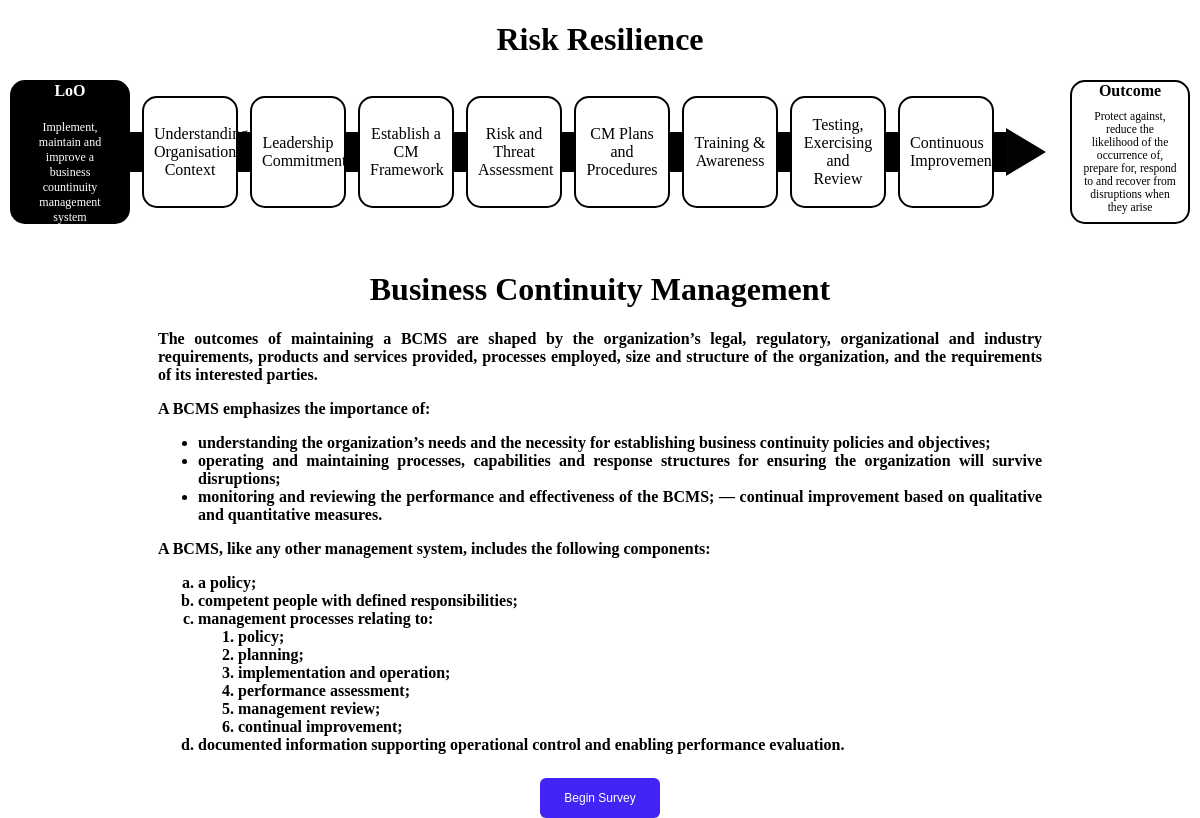
/ISO22301/introduction/#path_cm, run on the app's committed database.
### ISO22301/models.py (models this page shows, shortened)
class Dashboard(models.Model):
    dashboard = models.CharField(max_length=50)
    company = models.CharField(max_length=150, default="None")

class Project(models.Model):
    project = models.CharField(max_length=30)
    project_text = models.CharField(max_length=150)
    outcome = models.CharField(max_length=30)
    outcome_text = models.CharField(max_length=150)
    dashboard = models.ForeignKey(Dashboard, on_delete=models.CASCADE)

class Area(models.Model):
    area = models.CharField(max_length=300)
    areatext = models.CharField(max_length=400)
    context = models.CharField(max_length=400)
    divcontext = models.CharField(max_length=400)
    survey = models.ForeignKey(
        Surveys, on_delete=models.CASCADE, null = True)

### ISO22301/views.py (the view)
# urls.py: path('introduction/<str:id>', views.introduction, name='introduction'),
def introduction(request,id): #id is the chsend survey's svg pth to be used to include outcome color
    current_path=id
    context_path={
        'current_path': current_path
    }
    create_context=createheader(0,id) #pass starting values to use to extract desired text, get tuple
    context = create_context[0] #get context to pass n is the value to use in lists, convert tuple to dict
    context = context | context_path
    return render(request, "ISO22301/introduction.html",context)

### ISO22301/templates/ISO22301/introduction.html (shortened to what this page needs)
{% extends "ISO22301/layout.html" %}
{% block content %}
<h1>Business Continuity Management</h1>
<div class=t4>
 <p>The outcomes of maintaining a BCMS are shaped by the organization’s legal, regulatory, organizational and industry requirements, products and services provided, processes employed, size and structure of the organization, and the requirements of its interested parties.<p>
<p>A BCMS emphasizes the importance of:</p>
    <ul>
    <li>understanding the organization’s needs and the necessity for establishing business continuity policies and objectives;</li>
    <li>operating and maintaining processes, capabilities and response structures for ensuring the organization will survive disruptions;</li>
    <li>monitoring and reviewing the performance and effectiveness of the BCMS; — continual improvement based on qualitative and quantitative measures.</li>
    </ul>
<p>A BCMS, like any other management system, includes the following components:</p>
<ol type=a>
    <li>a policy;</li>
    <li>competent people with defined responsibilities;</li>
    <li>management processes relating to:
        <ol>
            <li>policy;</li>
            <li>planning;</li>
            <li>implementation and operation;</li>
            <li>performance assessment;</li>
            <li>management review;</li>
            <li>continual improvement;</li>
        </ol>
    </li>
    <li>documented information supporting operational control and enabling performance evaluation. </li>
</div>
<button input type='button' name=Begin Survey onclick="location.href='{% url 'results' id=current_path %}'"><lable>Begin Survey</lable></button>
{% endblock %}

### ISO22301/templates/ISO22301/layout.html (shortened to what this page needs)
{% load static %}
<!DOCTYPE html>
<html lang = "en">
<head>
    <link rel="stylesheet" href="{% static 'css/styles.css' %}">
</head>
<body>
    <h1>{{ dashboard_title }}</h1>
    <div class="container" style="top: 5%;">
        <div class="item_LoO_Name">
          <div class="t1">{{ project }}</div>
          <div class="t2">{{ projecttext }}</div>
        </div>
        {%for x_topics in areatopics%}
        <div class="space"></div>
        <div class={{x_topics.context}}>{{ x_topics.area }}</div>
      {% endfor %}
      <div class="space"></div>
      <div class="triangle-right"></div>
      <div class="spaceblank"></div>
      <div class="item_Outcome_Name">
        <div class="t1">{{outcome}}</div>
        <div class="t3">{{ outcometext }}</div>
      </div>
    </div>
    <br>
    {% block content %}
    {% endblock %}
</body>
</html>

### assets/css/styles.css (style rules this page uses)
h1 { text-align: center; }
p { margin: 0 0 1em 0; }
.container { display: flex; flex-direction: row; align-items: center; justify-content: center; width: 100%; margin-bottom: 1vh; }
.t1 { text-align: center; vertical-align: top; font-size: 2vh; font-weight: bold; }
.t2 { text-align: center; vertical-align: center; font-size: 1.5vh; Padding: 20px; }
.t3 { text-align: center; vertical-align: center; font-size: 1.45vh; Padding: 10px; }
.t4 { text-align: justify; vertical-align: top; font-size: 2vh; font-weight: bold; padding-left: 150px; padding-right: 150px; }
.item_1, .item_2, .item_3, .item_4, .item_5, .item_6, .item_7, .item_8 { width: 8vw; height: 14vh; padding: 10px; align-content: center; background-color: white; border: 2px solid black; display: inline-block; vertical-align: middle; text-align: center; font-size: 2vh; border-radius: 15px; box-sizing: border-box; }
.triangle-right { width: 0; height: 0; border-top: 2vw solid transparent; border-left: 5vh solid #030303; border-bottom: 2vw solid transparent; }
.item_LoO_Name { width: 10vw; height: 18vh; text-align: center; align-content: center; background-color: black; border: 2px solid black; display: inline-block; color: white; border-radius: 15px; box-sizing: border-box; }
.item_Outcome_Name { width: 10vw; height: 18vh; text-align: center; align-content: center; background-color: white; border: 2px solid black; display: inline-block; color: black; border-radius: 15px; box-sizing: border-box; }
.space { width: 1vw; height: 5vh; background-color: rgb(0, 0, 0); display: inline-block; }
.spaceblank { width: 2vw; height: 4vh; background-color: "white"; display: inline-block; vertical-align: middle; text-align: center; }
button { position: absolute; left: 50vw; transform: translateX(-50%); height: 5vh; width: 10vw; background-color: #4025f4; color: white; margin: 8px 0; border: none; border-radius: 6px; font-size: 1.5vh; cursor: pointer; text-align:center; }

### data on the page
Dashboard: dashboard "Risk Resilience"
Project: project "LoO", project_text "Implement, maintain and improve a business countinuity management system", outcome "Outcome", outcome_text "Protect against, reduce the likelihood of the occurrence of, prepare for, respond to and recover from disruptions when they arise"
Area: area "Understanding Organisational Context"
Area: area "Leadership Commitment"
Area: area "Establish a CM Framework"
Area: area "Risk and Threat Assessment"
Area: area "CM Plans and Procedures"
Area: area "Training & Awareness"
Area: area "Testing, Exercising and Review"
Area: area "Continuous Improvement"
